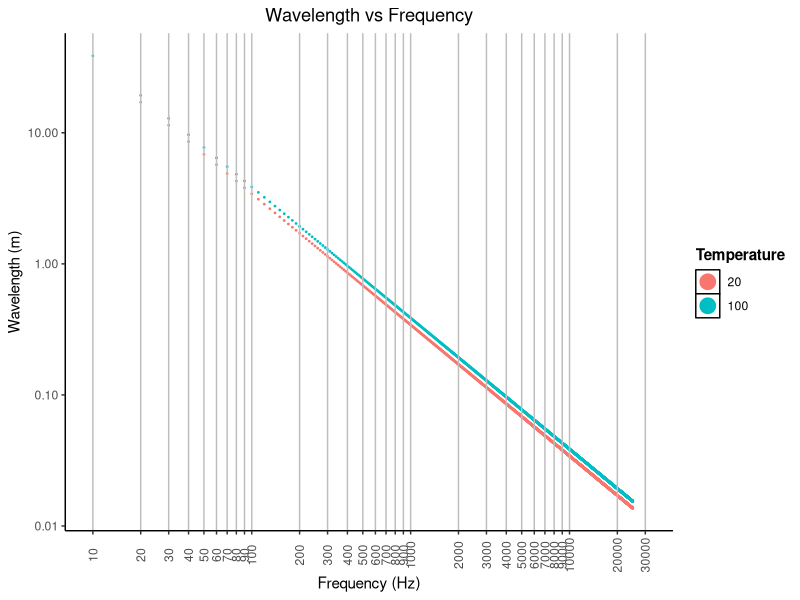

Recreate this plot in R.
#
# Relation between wavelength and frequency
#
# https://nl.wikipedia.org/wiki/Geluidssnelheid#Geluidssnelheid_in_lucht
# https://en.wikipedia.org/wiki/Speed_of_sound
#
# Antoine van Kampen
#

library(ggplot2)

rm(list=ls())

T1 = 20 # temperature in Celsius
c = 20 * sqrt (273 + T1) # speed of sound (m/s)
print (c)

#c=lambda*freq  [m] * [1/s])
f = seq(from=20, to=25000, by= 10) #frequency
l = c/f  #lambda

fl1 = data.frame(cbind(f,l))
colnames(fl1) <- c('Freq','Lambda')
fl1


#make second curve at different temperature
#In the log-log plot the effect of Celsius cannot be distinguished.
T2 = 100 # temperature in Celsius
c = 20 * sqrt (273 + T2) # speed of sound (m/s)
print (c)

#c=lambda*freq  [m] * [1/s])
f = seq(from=10, to=25000, by= 10) #frequency
l = c/f  #lambda

fl2 = data.frame(cbind(f,l))
colnames(fl2) <- c('Freq','Lambda')
fl2




#Construct decades
df     <- data.frame(matrix(vector(), 0, 4), stringsAsFactors=F)
CNames <- c('f_low','f_center','f_high','BW')

fc   <- 1000
MultiplicationFactor <- 10
s    <- seq(from=-3,to=1,by=1)

for (i in s) {
  f    <- fc * MultiplicationFactor^i
  fl   <- f / sqrt(MultiplicationFactor)
  fh   <- f * sqrt(MultiplicationFactor)
  BW   <- 100*(fh-fl)/f
  r    <- round(c(fl,f,fh,BW),1)
  df   <- rbind(df, setNames(r,names(df)))
}
colnames(df) <- CNames
df

freq = c()
for (i in 1:dim(df)[1]) {
  FreqStart    = df$f_center[i]
  FreqInterval = df$f_center[i]
  s = seq(from=FreqStart,to=MultiplicationFactor*FreqStart,by=FreqInterval)
  freq=c(freq,s)
}
freq = unique(freq) #remove the frequencies that occur twice
df2  = data.frame(freq=as.integer(freq))
df2 = data.frame(df2[which(df2$freq>=10 & df2$freq <=30000),])
colnames(df2) <- c("freq")
df2

ggplot(NULL, aes(x=Freq,y=Lambda))+
  geom_point(aes(color=factor(T1)), data=fl1,cex=0.3)+
  geom_point(aes(color=factor(T2)),data=fl2,size=0.3)+
  geom_vline(xintercept=df2$freq, linetype="solid", 
             color = "gray", size=0.5)+
  labs(title="Wavelength vs Frequency", x ="Frequency (Hz)", y = "Wavelength (m)") +
  theme(plot.title = element_text(hjust = 0.5)) + 
  theme(panel.grid.major = element_blank(), 
        panel.grid.minor = element_blank(),
        panel.background = element_blank(), 
        axis.line = element_line(colour = "black")) +
  theme(axis.text.x = element_text(angle = 90, vjust = 0.5)) +
  scale_x_continuous(trans='log10',labels = df2$freq, breaks = df2$freq) +
  scale_y_continuous(trans='log10')+
  labs(color="Temperature")+
  theme(legend.title = element_text(face = "bold"))+
  theme(legend.key = element_rect(fill = "white"))+
  guides(color = guide_legend(override.aes = list(size = 5)))
